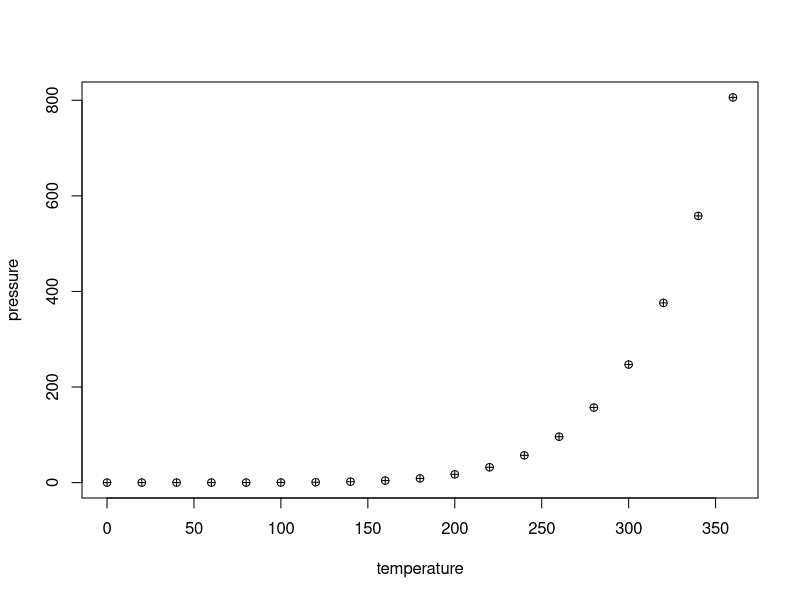

Recreate this plot in R.
## ---- chunk 1
knitr::opts_chunk$set(echo = TRUE)
## ---- chunk 2
summary(cars)
## ---- chunk 3
plot(pressure, col="black", pch=10)
